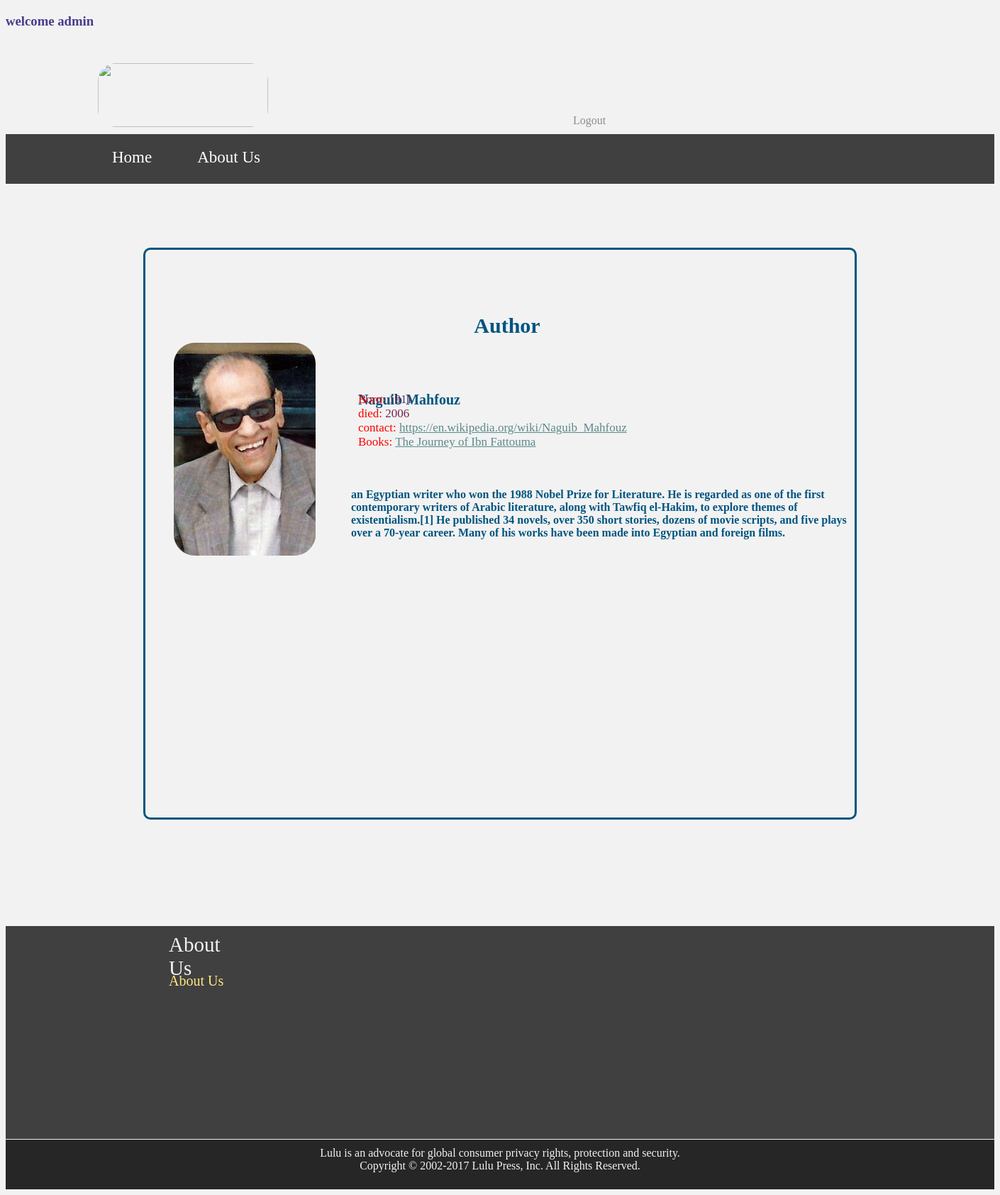
Page /library/viewAuthor/?author_id=4 (signed in) on the committed database.
### lib/models.py (models this page shows, shortened)
class Auther (models.Model):
    aid=models.AutoField(primary_key=True)
    name = models.CharField(max_length=200)
    bornAt = models.CharField(max_length=100)
    diedAt = models.CharField(max_length=100)
    contact = models.CharField(max_length=100)
    bio = models.CharField(max_length=500)
    imageUrl = models.CharField(max_length=400, default="null")

class Book (models.Model):
    bid=models.AutoField(primary_key=True)
    title=models.CharField(max_length=200)
    auther_id = models.ForeignKey('Auther', on_delete=models.CASCADE)
    publishedAt = models.CharField(max_length=100)
    summary = models.CharField(max_length=400)
    country = models.CharField(max_length=100)
    link = models.CharField(max_length=200)
    imageUrl = models.CharField(max_length=400, default="null")

### lib/views.py (the view)
# urls.py: path('viewAuthor/',views.viewAuthor,name='viewAuthor'),
def viewAuthor(request):
    if 'member_name' in request.session and request.session['member_name']:
        author=Auther.objects.get(aid=request.GET.get('author_id',''))
        books=Book.objects.filter(auther_id=author.aid)
        return render(request,'lib/single.html',{'name':request.session['member_name'],'author':author,'books':books})
    else:
        form = AddUserForm()
        return render(request,'lib/register.html',{'form':form})

### lib/templates/lib/single.html (shortened to what this page needs)
<!DOCTYPE html>
<html>
<head>
	{%load static%}
	<link rel="stylesheet" type="text/css" href="{% static 'lib/home.css'%}">
	<link rel="stylesheet" type="text/css" href="{% static 'lib/login.css'%}">
	<link rel="stylesheet" type="text/css" href="{% static 'lib/contact.css'%}">
	<link rel="stylesheet" type="text/css" href="{% static 'lib/about.css'%}">
	<link rel="stylesheet" type="text/css" href="{% static 'lib/gallary.css'%}">
	<link rel="stylesheet" type="text/css" href="{% static 'lib/1.css'%}">
</head>
<body>
	<h3 style="color:darkslateblue">welcome {{ name }}</h3>
	<div id="div1">
		<img src="{% static 'lib/pict/lulu_logo_retina.png'%}" id="img1">
		<a href="{% url 'logout' %}" class="g">Logout </a>
	</div>
	<div id="div2">
		<a href="{% url 'home' %}" class="ah">Home</a>
		<a href="{% url 'viewAbout' %}" class="ah">About Us</a>
	</div>
	<div id="log">
		<p class="pcon"> Author</p>
		<div id="pan1">
			<a class="pp">{{author.name}}</a>
		</div>
		<br/>
		<br/>
		<br/>
		<br/>
		<div class="pr">
			Born:
			<span class="cont"> {{author.bornAt}}</span>
		</div>
		{% ifequal author.diedAt "live" %}
		<div class="pr">Alive:
			<span class="cont"> now</span>
		</div>
		{% else %}
		<div class="pr">died:
			<span class="cont"> {{author.diedAt}}</span>
		</div>
		{% endifequal %}
		<div class="pr">contact:
			<span class="cont">
				<a href="{{author.contact}}" class="link"> {{author.contact}}</a>
			</span>
		</div>
		<p class="pa">{{author.bio}}</p>
		{% for book in books%}
		<div class="pr">Books:
			<span class="cont">
				<a href="{% url 'viewBook' %}?book_id={{book.bid}}" class="link">{{book.title}}</a>
			</span>
		</div>
		{% endfor %}
		<div id="imgdiv">
			<img src="/static/lib/pict/{{author.imageUrl}}" id="img6">
		</div>
	</div>
	<div id="divtail">
		<div id="about">
			<span class="sp">About Us</span>
			<br>
			<br>
			<a href="{% url 'viewAbout' %}" class="aha">About Us </a>
			<br>
		</div>
	</div>
	<div id="divl">
		Lulu is an advocate for global consumer privacy rights, protection and security.
		<br> Copyright © 2002-2017 Lulu Press, Inc. All Rights Reserved.
	</div>
</body>
</html>

### rows in the picture
Auther: name "Naguib Mahfouz", bornAt "1911", diedAt "2006", contact "https://en.wikipedia.org/wiki/Naguib_Mahfouz", bio "an Egyptian writer who won the 1988 Nobel Prize for Literature. He is regarded as one of the first contemporary writers of Arabic literature, along with Tawfiq el-Hakim, to explore themes of existentialism.[1] He published 34 novels, over 350 short stories, dozens of movie scripts, and five plays over a 70-year career. Many of his works have been made into Egyptian and foreign films.", imageUrl (picture)
Book: title "The Journey of Ibn Fattouma"

### other values in the picture
{{ name }} "admin"
